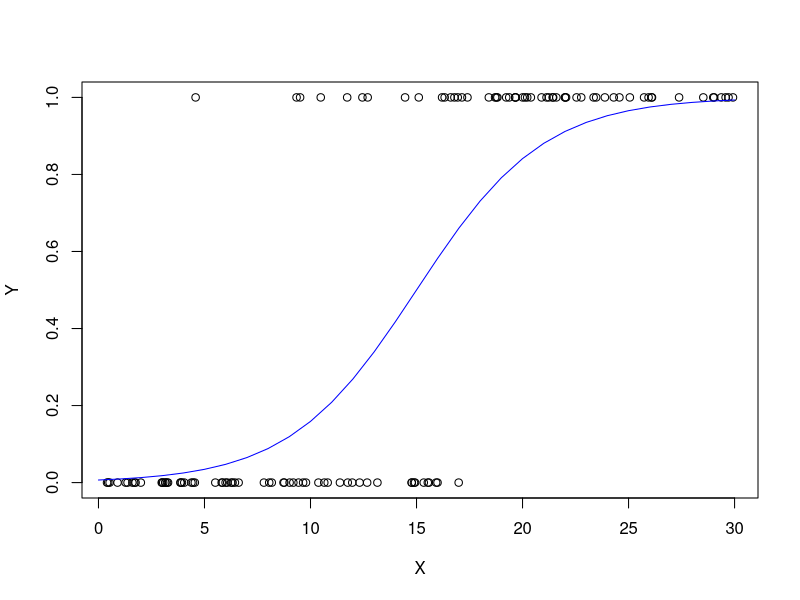
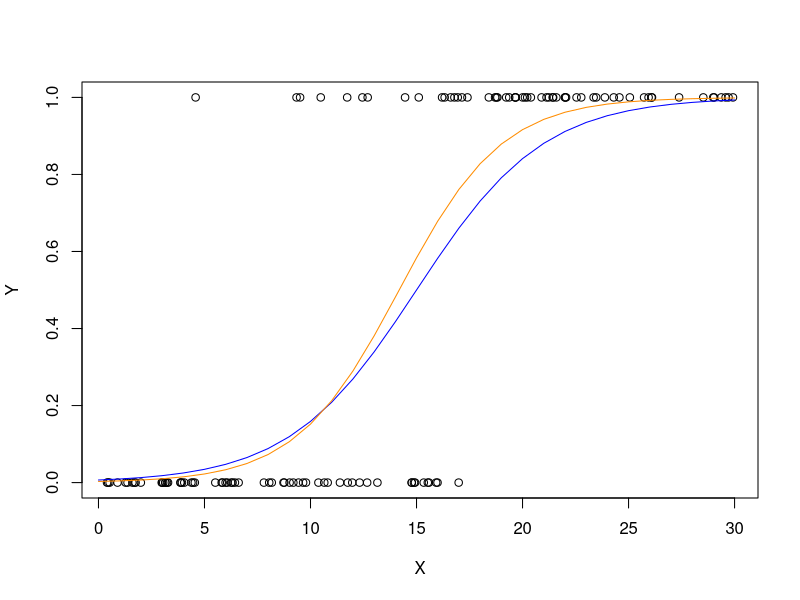

Write the R code that produced these figures, in order.
## ---- chunk 1

logit<-function(x)
{
  return (log(x/(1-x)))
}

sig<-function(x)
{
  return(1/(1+exp(-x)))
}

## ---- chunk 2

X<-runif(120,0,30) # 120 tirages de loi uniforme sur [0,30] , representant le temps de révision
X

## ---- chunk 3

Z<-sig(-5+X/3)

Y<-rbinom(120,1,Z) # on simule 120 loi de Bernouilli de parametre sig(-5+X/3), représentant la réussite ou non
Y

## ---- chunk 4
plot(X,Y) # on trace la reussite selon le temmps de révision

I<-seq(0,30,lenght=301) #abscisse
lines(I,sig(-5+I/3), col='blue') #on trace la courbe représentant la probabilité de réussir l'examen en fonction du nombre d'heures de révision
## ---- chunk 5

rl<-glm(Y~X,family='binomial') # regression logistique
summary(rl)

## ---- chunk 6
# estimateurs des coefficients :
a<-rl$coefficients[[1]]
b<-rl$coefficients[[2]]

#superposition des graphes
plot(X,Y)
lines(I,sig(-5+I/3), col='blue')
lines(I,sig(a+b*I),col='dark orange') #valeur prédites par la régression
#ca sera la courbe approchée grâce aux estimations

## ---- chunk 7

fitted(rl) 
## ---- chunk 8
read.csv("cancerprostate.txt",sep=";",header=T)
prost<-read.csv("cancerprostate.txt",sep=";",header=T) #on stocke la table
summary(prost)


## ---- chunk 9

Y<-prost[6] # variable à expliquer
Y<-Y[[1]]

V<-prost[c(1,2)] # Avec acide
W<-prost[c(1,7)] # Avec log-acide

rl2_acide<-glm(Y~.,data=V,family='binomial') # regression logistique
summary(rl2_acide)

rl2_logacide<-glm(Y~.,data=W,family='binomial') # regression logistique
summary(rl2_logacide)
## ---- chunk 10

X<-prost[3:5] #on garde rayonx, taille et grade


rl3<-glm(Y~.,data=X,family='binomial') #regression logistique avec les variables qualitatives
summary(rl3)
## ---- chunk 11

rl4_acide<-glm(Y~.,data=prost[-7],family='binomial') # regression logistique avec acide
summary(rl4_acide)

rl4_logacide<-glm(Y~.,data=prost[-2],family='binomial') # regression logistique avec log-acide
summary(rl4_logacide)

## ---- chunk 12

library('MASS')
rl5<-step(rl4_acide)

M<-data.frame("age"=c(61,49,67,51),"acide"=c(0.60,0.86,0.72,0.95),"rayonx"=c(1,0,1,1),"taille"=c(0,0,0,1),
              "grade"=c(1,1,1,1), "log.acid"=c(-0.51,-0.15,-0.33,-0.05))

M


## ---- chunk 13

predict.glm(rl5,M,type="response") #on prédit les coefficients que l'on devrait avoir surla régression

## ---- chunk 14

UCBAdmissions

summary(UCBAdmissions)

## ---- chunk 15
X<-UCBAdmissions
as.factor(X)

dept<-rep(0,4526)
dept[1:(sum(X[1:4]))]<-1 #dept=A
dept[(sum(X[1:4])+1):(sum(X[1:8]))]<-2 #dept=B
dept[(sum(X[1:8])+1):(sum(X[1:12]))]<-3 #dept=C
dept[(sum(X[1:12])+1):(sum(X[1:16]))]<-4 #dept=D
dept[(sum(X[1:16])+1):(sum(X[1:20]))]<-5 #dept=E
dept[(sum(X[1:20])+1):(sum(X[1:24]))]<-6 #dept=F

#plusieurs departements, des hommes et des femmes ayant postulées, les refusés et les admis

#--------------------------------
sexe<-rep(0,4526)
#dept=A
sexe[1:sum(X[1:2])]<-1

for (i in 1:5)
{
sexe[(sum(X[1:(4*i)])+1):(sum(X[1:(4*i+2)]))]<-1
}

#1 pour des hommes, 0 pour des femmes pour la table sexe
sum(sexe)
#☺il y a 2691 hommes

#--------------------------------
adm<-rep(0,4526)

adm[1:X[1]]<-1
adm[((sum(X[1:2])+1):sum(X[1:3]))]<-1

for(i in 1:5)
{
adm[(sum(X[1:(4*i)])+1):(sum(X[1:(4*i+1)]))]<-1
adm[((sum(X[1:(4*i+2)])+1):sum(X[1:(4*i+3)]))]<-1
}


#1 pour des admis, 0 pour des réfusés pour la table adm
sum(adm)
#il y a 1755 admis



## ---- chunk 16

M<-data.frame("departement"=dept,"sexe"=sexe,"admission"=adm)
#M représente le departement, le sexe et l'admission
#1 à 6 pour les dpt de A à E
# 0 et 1 pour sexe et adm

rl6<-glm(adm~dept+sexe,family='binomial') # regression logistique
summary(rl6) #sexe ne semble pas influente, AIC=5278.6


## ---- chunk 17
rl7<-step(rl6)

#même conclusion
